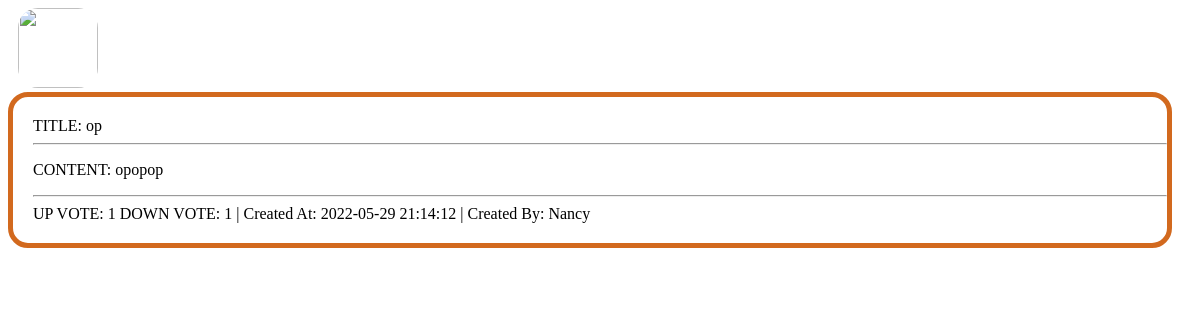
/posts/6871657932769525266, run on the app's committed database.
### tables this page shows
CREATE TABLE Posts
(
	post_id integer PRIMARY KEY,
	title text,
	content TEXT,
	up integer,
	down integer,
	user_hash integer,
	post_time text,
	user_id text,
	FOREIGN KEY (user_hash) REFERENCES Users(user_hash)
);

CREATE TABLE Users(
    username TEXT,
    password TEXT,
    user_hash INTEGER PRIMARY KEY
);

### api.py (the view)
@app.route('/posts/<post_id>', methods=['GET', 'POST'])
def post(post_id):
    con = sqlite3.connect('data/website.db')
    cur = con.cursor()
    cur.execute("SELECT * FROM POSTS WHERE post_id='{}';".format(post_id))
    post = cur.fetchone()
    user_hash = post[5]
    cur.execute("SELECT username FROM USERS WHERE user_hash='{}';".format(user_hash))
    username_tuple = cur.fetchone()
    username = ''
    username = username_tuple[0]
    con.commit()
    con.close()
    return render_template("post.html", post=post, username=username, user_hash=user_hash)

### templates/post.html (shortened to what this page needs)
<!DOCTYPE HTML>
<html>
	<head>
		<link rel = "stylesheet" href = "../styles/post.css">
	</head>
	<body>
	<a href="/{{user_hash}}/feed"><image src="../data/logo.png" id="logo"></a>
		<div class="post">
		<div class="singlepost">
			<a>TITLE: {{post[1]}}</a>
            <hr>
			<p>CONTENT: {{post[2]}}</p>
            <hr>
			<form method="post"  name="form">
			<a>UP VOTE: {{post[3]}}</a>
			<a>DOWN VOTE: {{post[4]}}</a>
			<a id="datetime">   |   Created At: {{post[6]}}</a>
			<a>   |   Created By: {{username}}</a>
			</form>
		</div>
	</body>
</html>

### styles/post.css (style rules this page uses)
html { background: url("../data/4853433.jpg") no-repeat center center fixed; background-size: cover; }
#logo { width: 80px; height:80px; border-radius: 20px; margin-left: 10px; margin-right: 10px; }
.singlepost { border: 5px solid Chocolate; border-radius: 20px; margin: auto; margin-right: 20px; padding-left: 20px; padding-top: 20px; padding-bottom: 20px; word-wrap: break-word; }

### data on the page
Posts: title "op", content "opopop", up "1", down "1", post_time "2022-05-29 21:14:12"
Users: username "Nancy"
